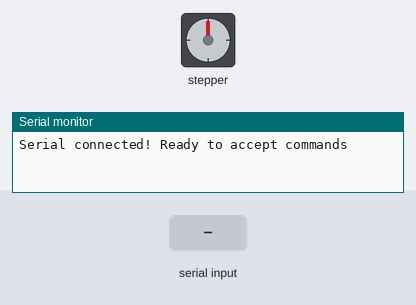
Bench run of a sketch on a simulated Arduino Uno, built with avr-gcc and run on an emulated ATmega328P. Shown: stepper motor, the last lines printed to the serial monitor. The test bench sets the inputs (shaded band). Stepper angles assume 200 steps per turn.

Above: at 1.2 s.
1.3 s: "a" received over Serial
At 1.75 s:
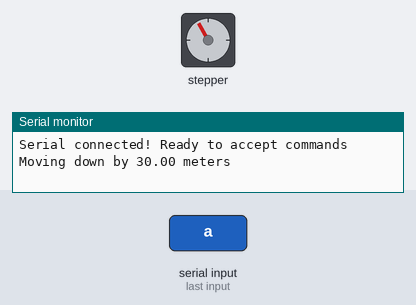
4.3 s: byte 32 (32) received over Serial
7.3 s: byte 46 (46) received over Serial
At 8.6 s:
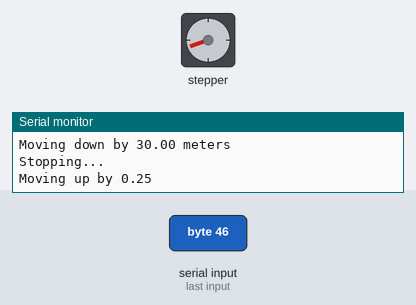
10.3 s: byte 44 (44) received over Serial
At 11.6 s:
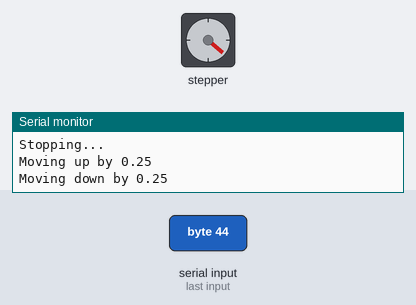
11.8 s: "q" received over Serial
At 12.25 s:
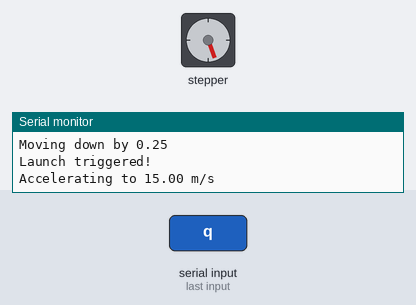
14.8 s: "s" received over Serial
Timing chart, 0 to 18.8 s (numbered marks = the images above; inputs shaded):
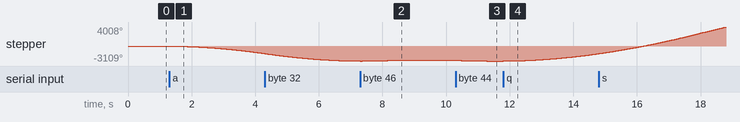

The sketch:

lynch_program_v1.ino
```cpp
#include <AccelStepper.h>

#define pul 7
#define dir 6

AccelStepper stepper(1, pul, dir); // 1 specificies that a stepper driver is being used

bool apogee = false;

void setup(){
  // --- Velocity ---
  stepper.setMaxSpeed(4000); // 4000 steps/second is the maximum reliable limit for an arduino driving a stepper
  // corresponds to max rotation of 20 RPS = 1,200 RPM
  // assume a radius of 11.94 cm
  // corresponds to max speed of 15 m/s

  // --- Acceleration ---
  // max acceleration is 9.803 m/s^2
  // 9.803 m/s = 13.071 rev/s = 2614 steps/second
  stepper.setAcceleration(200); // This was changed

  stepper.setCurrentPosition(0);


  // wait until arduino makes serial contact with computer
  Serial.begin(115200);
  while (!Serial) {
    ;
  }
  Serial.println("Serial connected! Ready to accept commands");
}

// User defined physics parameters:
float starting_height = 30; // meters
float winch_radius = 0.11936; // meters
float increment_distance = 0.25; // meters

// Derived physical parameters
float winch_circumnference = 0.75;

// Launch parameters
float desired_launch_speed = 15; // m/s
int launch_flag = 0;

int incoming_byte = 0;

void loop(){
    // Commands:
    // " ": emergency stop (space bar)

    // --- Operation ---
    // Step 0: Winch begins fully retracted
    // Step 1.1: Winch slowly lowers the basket all the way to the floor
    // Step 1.2: Operator manually adjusts the height of the winch by large and small increments
    // Step 2: Operator triggers default launch
    //    Accelerates upward until reaching 15 m/s
    //    Decelerates at 9.8 m/s^2, past apogee, and continues to decelerate until {} height is achieved
    //    Softly brings payload to a stop
    //    Lowers payload back to initial height

  stepper.run();

  if (Serial.available() > 0){
      incoming_byte = Serial.read();

      if (incoming_byte == 32){ //  (space bar)
        // emergency stop
        launch_flag = 0;
        stepper.stop();
        Serial.println("Stopping...");
      } else if (incoming_byte == 46){ // .
        // raise stepper by increment
        stepper.move(increment_distance/winch_circumnference * 200);
        Serial.print("Moving up by ");
        Serial.println(increment_distance);
      } else if (incoming_byte == 44){ // .
        // lower stepper by decrement
        stepper.move(-increment_distance/winch_circumnference * 200);
        Serial.print("Moving down by ");
        Serial.println(increment_distance);
      } else if (incoming_byte == 97) { // a
        // slowly lower stepper by starting_height
        stepper.move(-starting_height/winch_circumnference * 200);
        Serial.print("Moving down by ");
        Serial.print(starting_height);
        Serial.println(" meters");
      } else if (incoming_byte == 113) { // q
        // launch stepper
        launch_flag = 1;
        stepper.move(6400); // This was changed

        Serial.println("Launch triggered!");
        Serial.print("Accelerating to ");
        Serial.print(desired_launch_speed);
        Serial.println(" m/s");
      } else if (incoming_byte == 115){ // s
        // Check current speed of the stepper

        Serial.print("Current speed is: ");
        Serial.print(stepper.speed());
      }
      else if (incoming_byte != 10){
        Serial.print("Recieved ");
        Serial.print(incoming_byte, DEC);
        Serial.println(" which is not a command :(");
      }
  }

  // Launch parameter

  if (launch_flag != 0){
    if (stepper.currentPosition() >= 7000) {
      Serial.println("Apogee");
      apogee = true;
      stepper.setMaxSpeed(2000);
      stepper.moveTo(0);
    }
    else if (!apogee && stepper.currentPosition() >= 6000) {
      Serial.println("Decelerating...");
      stepper.setMaxSpeed(200);
      stepper.moveTo(7400);
    }
    // if (stepper.speed() >= 4000){
    //   Serial.println("Hit max upward speed. Decelerating...");
    //   stepper.move(-25000);
    // } else if (stepper.speed() <= -4000){
    //   Serial.println("Hit downward speed. Stopping...");
    //   stepper.stop();
    // }
  }
}
```

Measured:
- after the input at 1.3 s, stepper: keeps turning counter-clockwise at about 518°/s, starting at once
- after the input at 7.3 s, stepper: turns 119° clockwise in 0.97 s, starting after 0.07 s
- after the input at 10.3 s, stepper: turns 119° counter-clockwise in 0.97 s, starting at once
- after the input at 11.8 s, stepper: keeps turning clockwise at about 516°/s, starting at once
